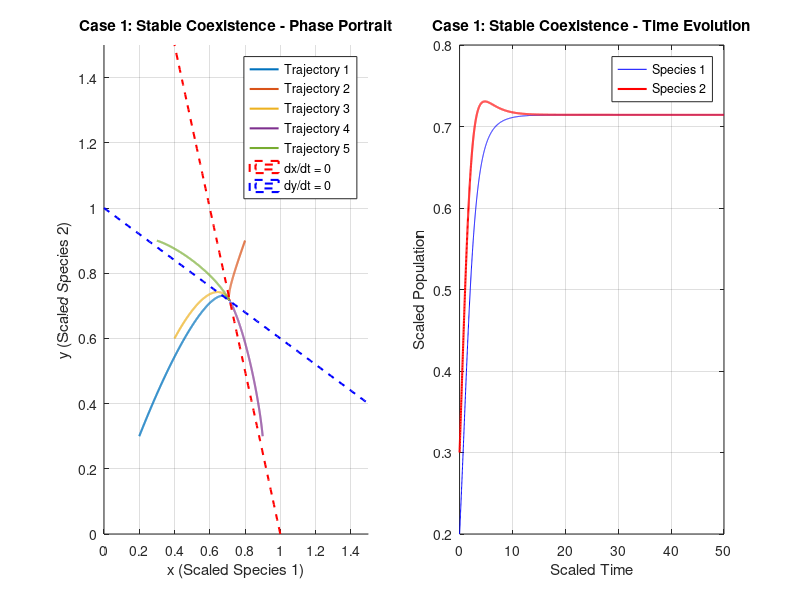
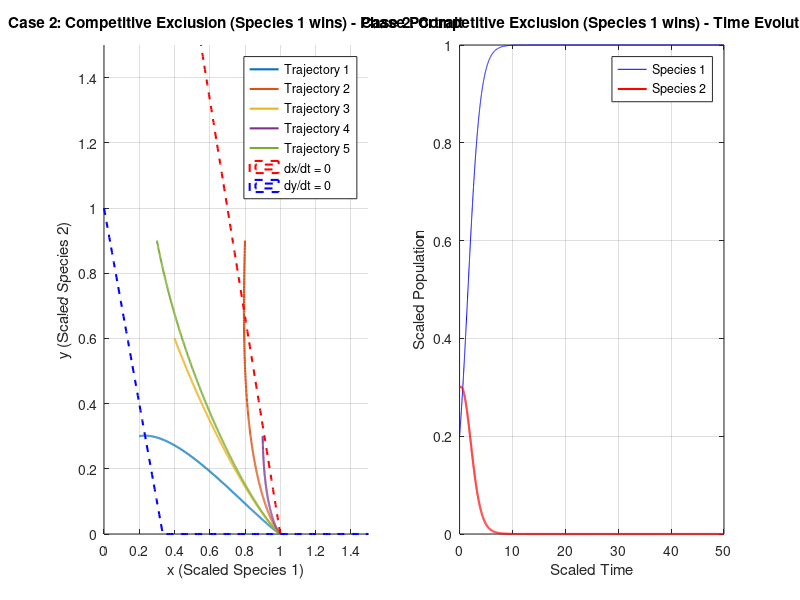
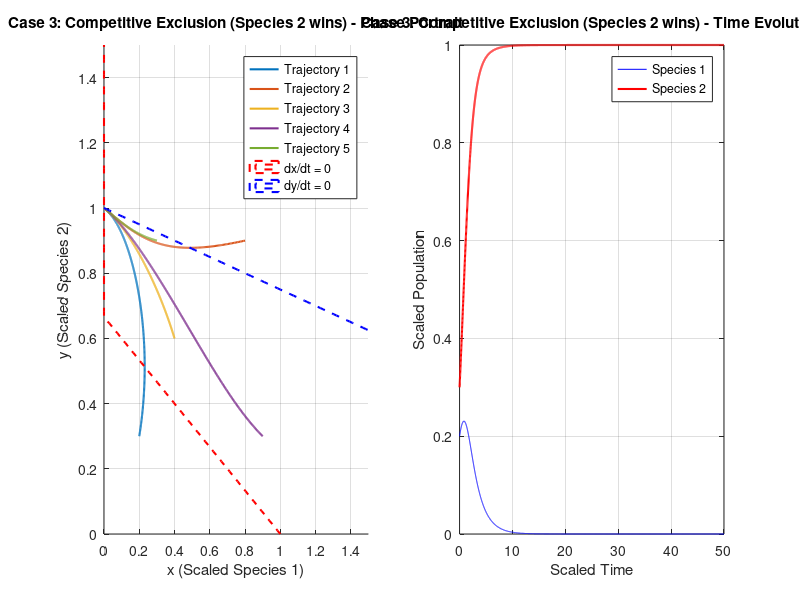
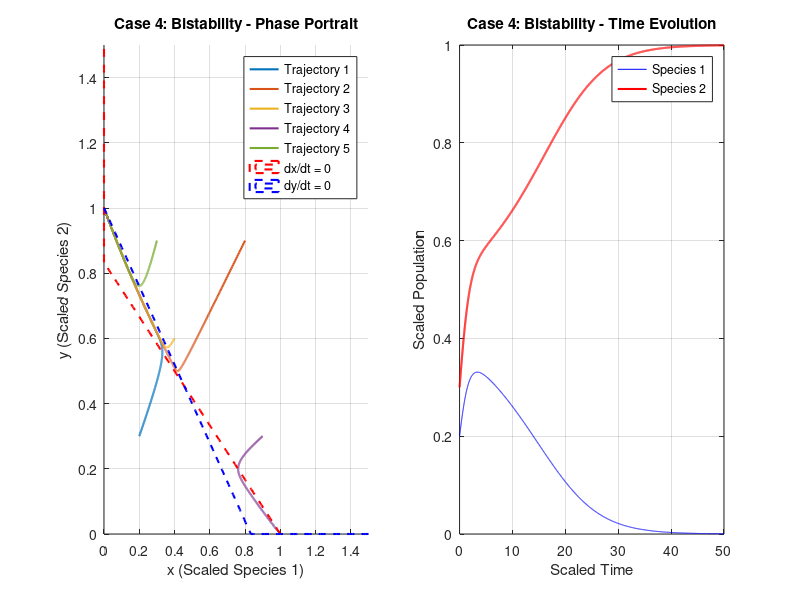

Reproduce these figures in MATLAB, in order.
% Population Dynamics of Two Interacting Species
% Using 4th Order Runge-Kutta Method
function population_dynamics
    % Part (a): Non-dimensionalization
    % Defining the dimensional parameters
    % Parameters (example values; these can be manipulated for getting different plots)
    r1 = 2; r2 = 1;      % Growth rates
    K1 = 100; K2 = 150;  % Carrying capacities
    b1 = 0.01; b2 = 0.005; % Interaction coefficients
    
    % Non-dimensional parameters
    alpha = r2/r1;       % Ratio of growth rates
    beta1 = b1*K2/r1;    % Scaled interaction coefficient 1
    beta2 = b2*K1/r2;    % Scaled interaction coefficient 2
    kappa = K2/K1;       % Ratio of carrying capacities
    
    % Time settings
    tspan = [0 50];
    dt = 0.01;
    t = tspan(1):dt:tspan(2);
    
    % Part (b) and (c): Phase portraits for different parameter regimes
    % Case 1: Stable coexistence
    params1 = struct('alpha', 1.0, 'beta1', 0.4, 'beta2', 0.4, 'kappa', 1.0);
    plotPhasePortrait(t, params1, 'Case 1: Stable Coexistence', 1);
    
    % Case 2: Competitive exclusion (Species 1 wins)
    params2 = struct('alpha', 0.5, 'beta1', 0.3, 'beta2', 1.5, 'kappa', 1.0);
    plotPhasePortrait(t, params2, 'Case 2: Competitive Exclusion (Species 1 wins)', 2);
    
    % Case 3: Competitive exclusion (Species 2 wins)
    params3 = struct('alpha', 1.2, 'beta1', 1.5, 'beta2', 0.3, 'kappa', 1.0);
    plotPhasePortrait(t, params3, 'Case 3: Competitive Exclusion (Species 2 wins)', 3);
    
    % Case 4: Bistability
    params4 = struct('alpha', 1.0, 'beta1', 1.2, 'beta2', 1.2, 'kappa', 1.0);
    plotPhasePortrait(t, params4, 'Case 4: Bistability', 4);
end

function plotPhasePortrait(t, params, titleStr, figNum)
    % Initial conditions for different trajectories
    N0_sets = [
        [0.2, 0.3];
        [0.8, 0.9];
        [0.4, 0.6];
        [0.9, 0.3];
        [0.3, 0.9]
    ];
    
    figure('Position', [100, 100, 1200, 400]);
    
    % Phase portrait
    subplot(1, 2, 1)
    hold on
    
    % Plotting the trajectories
    for i = 1:size(N0_sets, 1)
        [t, N] = rk4_solver(t, N0_sets(i,:), params);
        plot(N(:,1), N(:,2), 'LineWidth', 1.5)
    end
    
    % Adding the nullclines
    x = linspace(0, 1.5, 100);
    y = linspace(0, 1.5, 100);
    [X, Y] = meshgrid(x, y);
    
    % First nullcline: dx/dt = 0
    contour(X, Y, X.*(1 - X) - params.beta1*X.*Y, [0 0], '--r', 'LineWidth', 1.5)
    % Second nullcline: dy/dt = 0
    contour(X, Y, params.alpha*Y.*(1 - Y/params.kappa) - params.beta2*X.*Y, [0 0], '--b', 'LineWidth', 1.5)
    
    xlabel('x (Scaled Species 1)')
    ylabel('y (Scaled Species 2)')
    title([titleStr ' - Phase Portrait'])
    grid on
    legend('Trajectory 1', 'Trajectory 2', 'Trajectory 3', 'Trajectory 4', 'Trajectory 5', ...
        'dx/dt = 0', 'dy/dt = 0', 'Location', 'best')
    axis([0 1.5 0 1.5])
    
    % Time series
    subplot(1, 2, 2)
    [t, N] = rk4_solver(t, N0_sets(1,:), params);
    plot(t, N(:,1), 'b-', t, N(:,2), 'r-', 'LineWidth', 1.5)
    xlabel('Scaled Time')
    ylabel('Scaled Population')
    title([titleStr ' - Time Evolution'])
    legend('Species 1', 'Species 2')
    grid on
end

function [t, N] = rk4_solver(t, N0, params)
    % Initialize solution arrays
    N = zeros(length(t), 2);
    N(1,:) = N0;
    dt = t(2) - t(1);
    
    % Runge-Kutta 4th Order Method
    for i = 1:length(t)-1
        k1 = dt * f(t(i), N(i,:), params);
        k2 = dt * f(t(i) + dt/2, N(i,:) + k1/2, params);
        k3 = dt * f(t(i) + dt/2, N(i,:) + k2/2, params);
        k4 = dt * f(t(i) + dt, N(i,:) + k3, params);
        N(i+1,:) = N(i,:) + (k1 + 2*k2 + 2*k3 + k4)/6;
    end
end

function dN = f(t, N, params)
    % Non-dimensionalized system of ODEs
    dN = zeros(1,2);
    dN(1) = N(1)*(1 - N(1)) - params.beta1*N(1)*N(2);
    dN(2) = params.alpha*N(2)*(1 - N(2)/params.kappa) - params.beta2*N(1)*N(2);
end